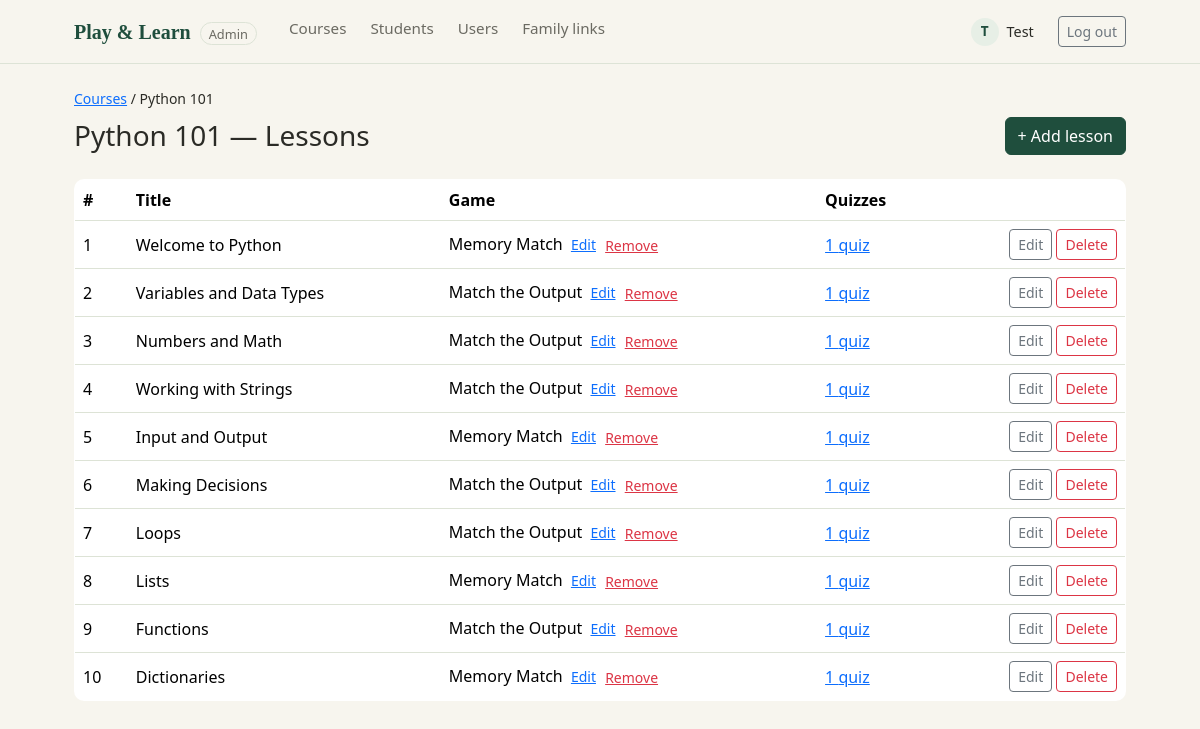
/admin/lessons.php?course_id=1 (signed in), run on the app's committed database.
### tables this page shows
CREATE TABLE `courses` (
  `course_id` int NOT NULL AUTO_INCREMENT,
  `title` varchar(100) NOT NULL,
  `description` text,
  `created_by` int NOT NULL,
  `created_at` timestamp NULL DEFAULT CURRENT_TIMESTAMP,
  PRIMARY KEY (`course_id`),
  KEY `created_by` (`created_by`),
  CONSTRAINT `courses_ibfk_1` FOREIGN KEY (`created_by`) REFERENCES `users` (`user_id`)
);

CREATE TABLE `lessons` (
  `lesson_id` int NOT NULL AUTO_INCREMENT,
  `course_id` int NOT NULL,
  `title` varchar(150) NOT NULL,
  `content` text,
  `game_type` varchar(50) DEFAULT NULL,
  `game_data` json DEFAULT NULL,
  `sort_order` int DEFAULT '0',
  PRIMARY KEY (`lesson_id`),
  KEY `course_id` (`course_id`),
  CONSTRAINT `lessons_ibfk_1` FOREIGN KEY (`course_id`) REFERENCES `courses` (`course_id`) ON DELETE CASCADE
);

### includes/auth.php (called while the page is built, shortened)
<?php
function current_user(): array
{
    return [
        'user_id'    => $_SESSION['user_id']    ?? null,
        'role'       => $_SESSION['role']       ?? null,
        'first_name' => $_SESSION['first_name'] ?? null,
    ];
}

### admin/lessons.php (the view, shortened to what this page needs)
<?php
require __DIR__ . '/../includes/auth.php';
require __DIR__ . '/../includes/games.php';
$course_id = (int) ($_GET['course_id'] ?? 0);
$course_stmt = $pdo->prepare('SELECT course_id, title FROM courses WHERE course_id = ?');
$course_stmt->execute([$course_id]);
$course = $course_stmt->fetch();
$lessons_stmt = $pdo->prepare('
    SELECT l.lesson_id, l.title, l.sort_order, l.game_type,
           COUNT(q.quiz_id) AS quiz_count
    FROM lessons l
    LEFT JOIN quizzes q ON q.lesson_id = l.lesson_id
    WHERE l.course_id = ?
    GROUP BY l.lesson_id, l.title, l.sort_order, l.game_type
    ORDER BY l.sort_order, l.lesson_id
');
$lessons_stmt->execute([$course_id]);
$lessons = $lessons_stmt->fetchAll();
require __DIR__ . '/../includes/admin_header.php';
?>
<nav class="small mb-2"><a href="/admin/index.php">Courses</a> / <?= htmlspecialchars($course['title']) ?></nav>
<div class="d-flex justify-content-between align-items-center mb-4">
    <h1 class="h3 mb-0"><?= htmlspecialchars($course['title']) ?> — Lessons</h1>
    <a class="btn btn-pl-primary" href="/admin/lesson_form.php?course_id=<?= $course_id ?>">+ Add lesson</a>
</div>
<table class="table pl-table align-middle">
    <thead>
        <tr>
            <th>#</th>
            <th>Title</th>
            <th>Game</th>
            <th>Quizzes</th>
            <th></th>
        </tr>
    </thead>
    <tbody>
        <?php foreach ($lessons as $lesson): ?>
            <tr>
                <td><?= (int) $lesson['sort_order'] ?></td>
                <td><?= htmlspecialchars($lesson['title']) ?></td>
                <td>
                    <?php if (!empty($lesson['game_type'])): ?>
                        <?= htmlspecialchars(PL_GAME_TYPES[$lesson['game_type']]['label'] ?? $lesson['game_type']) ?>
                        <a class="small ms-1" href="/admin/game_form.php?lesson_id=<?= (int) $lesson['lesson_id'] ?>">Edit</a>
                        <form class="d-inline" method="post" action="/admin/delete_game.php"
                              onsubmit="return confirm('Remove this game from the lesson? Students\' past game scores are kept.');">
                            <button class="btn btn-link btn-sm p-0 ms-1 text-danger" type="submit">Remove</button>
                        </form>
                    <?php else: ?>
                        <a href="/admin/game_form.php?lesson_id=<?= (int) $lesson['lesson_id'] ?>">+ Add game</a>
                    <?php endif; ?>
                </td>
                <td>
                    <a href="/admin/quizzes.php?lesson_id=<?= (int) $lesson['lesson_id'] ?>">
                        <?= (int) $lesson['quiz_count'] ?> quiz<?= $lesson['quiz_count'] == 1 ? '' : 'zes' ?>
                    </a>
                </td>
                <td class="text-end">
                    <a class="btn btn-sm btn-outline-secondary"
                       href="/admin/lesson_form.php?course_id=<?= $course_id ?>&amp;id=<?= (int) $lesson['lesson_id'] ?>">Edit</a>
                    <form class="d-inline" method="post" action="/admin/delete_lesson.php"
                          onsubmit="return confirm('Delete this lesson? Its quizzes will be deleted too.');">
                        <button class="btn btn-sm btn-outline-danger" type="submit">Delete</button>
                    </form>
                </td>
            </tr>
        <?php endforeach; ?>
    </tbody>
</table>
<?php require __DIR__ . '/../includes/footer.php'; ?>

### includes/admin_header.php (shortened to what this page needs)
<?php
$user = function_exists('current_user') ? current_user() : ['first_name' => null];
$active_nav = $active_nav ?? '';
?>
<!doctype html>
<html lang="en">
<head>
    <link href="https://cdn.jsdelivr.net/npm/bootstrap@5.3.3/dist/css/bootstrap.min.css" rel="stylesheet">
    <link rel="stylesheet" href="/assets/css/style.css">
</head>
<body>
<header class="pl-header">
    <div class="pl-header-inner">
        <a class="pl-logo" href="/admin/index.php">Play &amp; Learn <span class="pl-admin-tag">Admin</span></a>
        <nav class="pl-nav">
            <a href="/admin/index.php" class="<?= $active_nav === 'courses' ? 'active' : '' ?>">Courses</a>
            <a href="/admin/students.php" class="<?= $active_nav === 'students' ? 'active' : '' ?>">Students</a>
            <a href="/admin/users.php" class="<?= $active_nav === 'users' ? 'active' : '' ?>">Users</a>
            <a href="/admin/links.php" class="<?= $active_nav === 'links' ? 'active' : '' ?>">Family links</a>
        </nav>
        <div class="pl-user">
            <span class="pl-avatar"><?= htmlspecialchars(strtoupper(substr($user['first_name'] ?? '?', 0, 1))) ?></span>
            <span><?= htmlspecialchars($user['first_name'] ?? 'Admin') ?></span>
            <a href="/logout.php" class="btn btn-sm btn-outline-secondary ms-3">Log out</a>
        </div>
    </div>
</header>
<main class="pl-main container py-4">

### includes/footer.php (shortened to what this page needs)
</main>
</body>
</html>

### assets/css/style.css (style rules this page uses)
:root { --pl-cream: #F7F5EE; --pl-green-dark: #1F4E3D; --pl-green-mid: #2F6B4F; --pl-green-pale: #E7EFE6; --pl-border: #DDE3D6; --pl-text: #2B2B26; --pl-text-muted: #6B6A62; }
body { background: var(--pl-cream); color: var(--pl-text); font-family: 'Segoe UI', system-ui, -apple-system, sans-serif; }
.pl-header { background: var(--pl-cream); border-bottom: 1px solid var(--pl-border); }
.pl-header-inner { max-width: 1100px; margin: 0 auto; padding: 1rem 1.5rem; display: flex; align-items: center; gap: 2rem; }
.pl-logo { font-family: Georgia, 'Times New Roman', serif; font-weight: 700; font-size: 1.25rem; color: var(--pl-green-dark); text-decoration: none; }
.pl-admin-tag { font-family: 'Segoe UI', sans-serif; font-weight: 400; font-size: 0.8rem; color: var(--pl-text-muted); border: 1px solid var(--pl-border); border-radius: 999px; padding: 0.1rem 0.5rem; margin-left: 0.25rem; }
.pl-nav { display: flex; gap: 1.5rem; flex: 1; }
.pl-nav a { color: var(--pl-text-muted); text-decoration: none; font-size: 0.95rem; padding-bottom: 0.25rem; border-bottom: 2px solid transparent; }
.pl-user { display: flex; align-items: center; gap: 0.5rem; font-size: 0.9rem; }
.pl-avatar { width: 28px; height: 28px; border-radius: 50%; background: var(--pl-green-pale); color: var(--pl-green-dark); display: inline-flex; align-items: center; justify-content: center; font-weight: 600; font-size: 0.85rem; }
.pl-main { max-width: 1100px; margin: 0 auto; padding: 2rem 1.5rem; }
.pl-table { background: #fff; border: 1px solid var(--pl-border); border-radius: 10px; overflow: hidden; }
.btn-pl-primary { background: var(--pl-green-dark); border-color: var(--pl-green-dark); color: #fff; }

### data on the page
courses: title "Python 101"
lessons: sort_order "1", title "Welcome to Python", game_type "Memory Match", quiz_count "1"
lessons: sort_order "2", title "Variables and Data Types", game_type "Match the Output", quiz_count "1"
lessons: sort_order "3", title "Numbers and Math", game_type "Match the Output", quiz_count "1"
lessons: sort_order "4", title "Working with Strings", game_type "Match the Output", quiz_count "1"
lessons: sort_order "5", title "Input and Output", game_type "Memory Match", quiz_count "1"
lessons: sort_order "6", title "Making Decisions", game_type "Match the Output", quiz_count "1"
lessons: sort_order "7", title "Loops", game_type "Match the Output", quiz_count "1"
lessons: sort_order "8", title "Lists", game_type "Memory Match", quiz_count "1"
lessons: sort_order "9", title "Functions", game_type "Match the Output", quiz_count "1"
lessons: sort_order "10", title "Dictionaries", game_type "Memory Match", quiz_count "1"

### other printed values
substr($user['first_name'] ?? '?', 0, 1) "T"
$user['first_name'] "Test"
